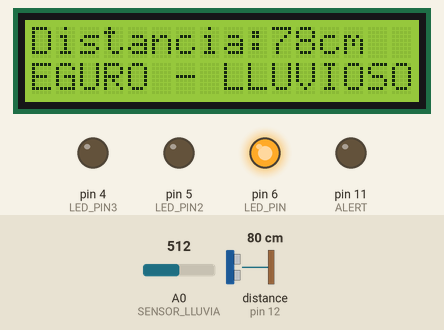
Recording of a sketch running on a simulated Arduino Uno, built with avr-gcc and run on an emulated ATmega328P. Parts: 16×2 character LCD, output pins drawn as LEDs (lit = HIGH). Wiring (inferred from the names in the program): ultrasonic range finder: trigger pin 13; echo pin 12. The inputs (shaded band) are chosen by the test bench; at power-on: A0 (SENSOR_LLUVIA) = 512, distance to the obstacle (sensor on pin 12) 80 cm. The echo pulse lasts 58.3 µs per cm; pins used as bus, display or sensor lines are not drawn; what the sketch prints to the serial monitor is not drawn.

Above: at 1.2 s.
1.3 s: A0 (SENSOR_LLUVIA) set to 489
At 3.08 s:
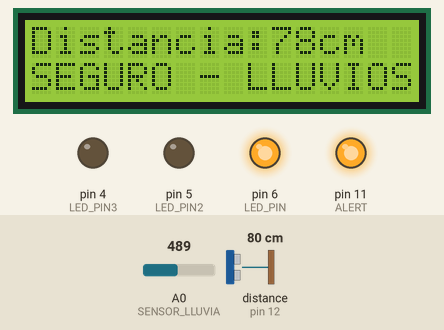
8.7 s: distance to the obstacle (sensor on pin 12) set to 9 cm
At 12.1 s:
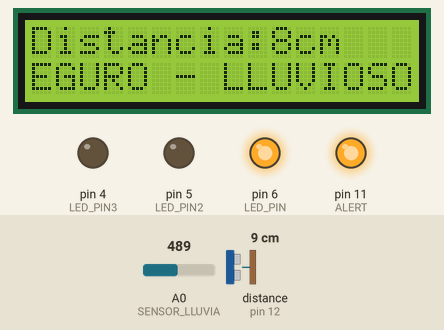
13.2 s: distance to the obstacle (sensor on pin 12) set to 6 cm
At 16.6 s:
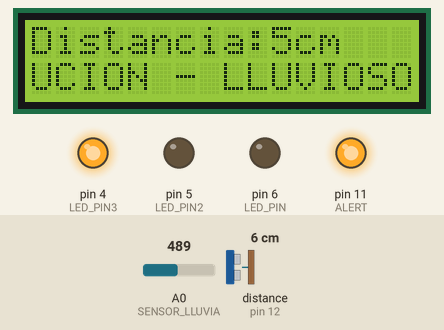
16.8 s: A0 (SENSOR_LLUVIA) set to 900
At 18.74 s:
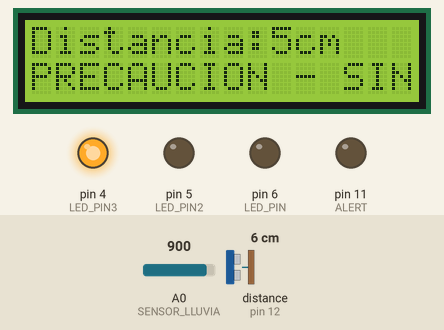
21.2 s: distance to the obstacle (sensor on pin 12) set to 2 cm
At 25.8 s:
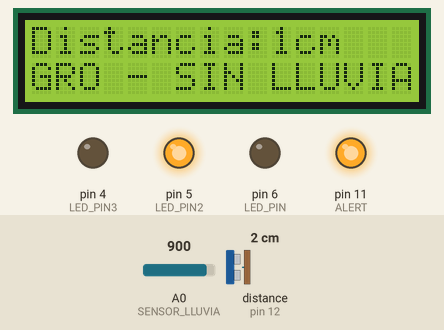
26.0 s: A0 (SENSOR_LLUVIA) set to 886
At 29.5 s:
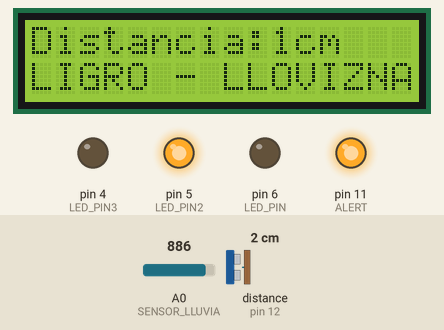
Timing chart, 0 to 31.0 s (numbered marks = the images above; inputs shaded):
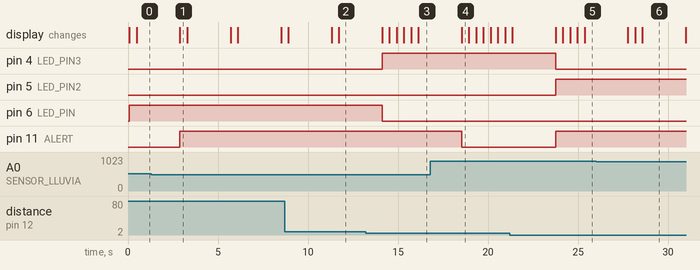

The sketch:

IoTSystemCode.ino
```cpp
#include <LiquidCrystal.h>

LiquidCrystal lcd(2, 3, 7, 8, 9, 10);

int TRIG_PIN = 13;
int ECHO_PIN = 12;
int LED_PIN = 6;
int LED_PIN2 = 5;
int LED_PIN3 = 4;
int ALERT = 11;
int SENSOR_LLUVIA = A0;  // Sensor de lluvia en entrada analógica

long duration;
int distance;
String estadoLluvia = "SIN LLUVIA";
String mensajeLCD = "";

void setup() {
    lcd.begin(16, 2); // Configura el LCD de 16x2
    pinMode(TRIG_PIN, OUTPUT);
    pinMode(ECHO_PIN, INPUT);
    pinMode(LED_PIN, OUTPUT);
    pinMode(LED_PIN2, OUTPUT);
    pinMode(LED_PIN3, OUTPUT);
    pinMode(ALERT, OUTPUT);

    Serial.begin(9600);

    lcd.setCursor(0, 0);
    lcd.print("Distancia: ");
}

void loop() {
    // Lectura del sensor ultrasónico
    digitalWrite(TRIG_PIN, HIGH);
    delayMicroseconds(10);
    digitalWrite(TRIG_PIN, LOW);
    delayMicroseconds(10);

    duration = pulseIn(ECHO_PIN, HIGH);
    distance = duration * 0.034 / 2;

    // Lectura del sensor de lluvia (A0)
    int valorLluvia = analogRead(SENSOR_LLUVIA);

    // Determinar el nivel de lluvia
    if (valorLluvia < 400) {
        estadoLluvia = "TORMENTA";
    } else if (valorLluvia >= 400 && valorLluvia < 700) {
        estadoLluvia = "LLUVIOSO";
    } else if (valorLluvia >= 700 && valorLluvia < 900) {
        estadoLluvia = "LLOVIZNA";
    } else {
        estadoLluvia = "SIN LLUVIA";
    }

    // Mostrar distancia en el LCD
    lcd.setCursor(10, 0);
    lcd.print("    ");
    lcd.setCursor(10, 0);
    lcd.print(distance);
    lcd.print("cm");

    // Determinar mensaje de la segunda fila
    if (distance < 5) {
        digitalWrite(LED_PIN2, HIGH);
        digitalWrite(LED_PIN, LOW);
        digitalWrite(LED_PIN3, LOW);
        digitalWrite(ALERT, HIGH);
        mensajeLCD = "PELIGRO - " + estadoLluvia;
    } else if (distance >= 5 && distance <= 6) {
        digitalWrite(LED_PIN, LOW);
        digitalWrite(LED_PIN3, HIGH);
        digitalWrite(LED_PIN2, LOW);
        digitalWrite(ALERT, LOW);
        mensajeLCD = "PRECAUCION - " + estadoLluvia;
    } else {
        digitalWrite(LED_PIN2, LOW);
        digitalWrite(LED_PIN3, LOW);
        digitalWrite(LED_PIN, HIGH);
        digitalWrite(ALERT, LOW);
        mensajeLCD = "SEGURO - " + estadoLluvia;
    }
    if (valorLluvia < 500) {
        digitalWrite(ALERT, HIGH);;
    }

    // Mostrar estado en el Monitor Serie
    Serial.print("Distancia: ");
    Serial.print(distance);
    Serial.print(" cm | Lluvia: ");
    Serial.println(estadoLluvia);

    // Desplazamiento del mensaje en la segunda fila
    for (int i = 0; i < mensajeLCD.length() - 15; i++) {
        lcd.setCursor(0, 1);
        lcd.print(mensajeLCD.substring(i, i + 16)); // Muestra 16 caracteres por vez
        delay(400); // Controla la velocidad del desplazamiento
    }

    delay(2000);  // Espera antes de la próxima lectura
}
```

Measured:
- the behaviour switches between 500 and 499 on A0 (SENSOR_LLUVIA) (found by bisection; images 0 and 1)
- the behaviour switches between 8 and 7 cm on distance to the obstacle (sensor on pin 12) (found by bisection; images 2 and 3)
- the behaviour switches between 900 and 899 on A0 (SENSOR_LLUVIA) (found by bisection; images 5 and 6)
- after the input at 1.3 s, pin 11 (ALERT): LOW → HIGH after 1.6 s
- after the input at 8.7 s, the display: first differs from a run without the input after 2.6 s (image 2 shows a later state)
- after the input at 13.2 s, pin 4 (LED_PIN3): LOW → HIGH after 0.92 s; pin 6 (LED_PIN): HIGH → LOW after 0.92 s; the display: first changes after 0.92 s (image 3 shows a later state)
- after the input at 16.8 s, pin 11 (ALERT): HIGH → LOW after 1.7 s; the display: changes after 1.7 s (image 4)
- after the input at 21.2 s, pin 4 (LED_PIN3): HIGH → LOW after 2.6 s; pin 5 (LED_PIN2), pin 11 (ALERT): LOW → HIGH after 2.6 s; the display: first differs from a run without the input after 2.6 s (image 5 shows a later state)
- after the input at 26.0 s, the display: first changes after 1.8 s (image 6 shows a later state)
